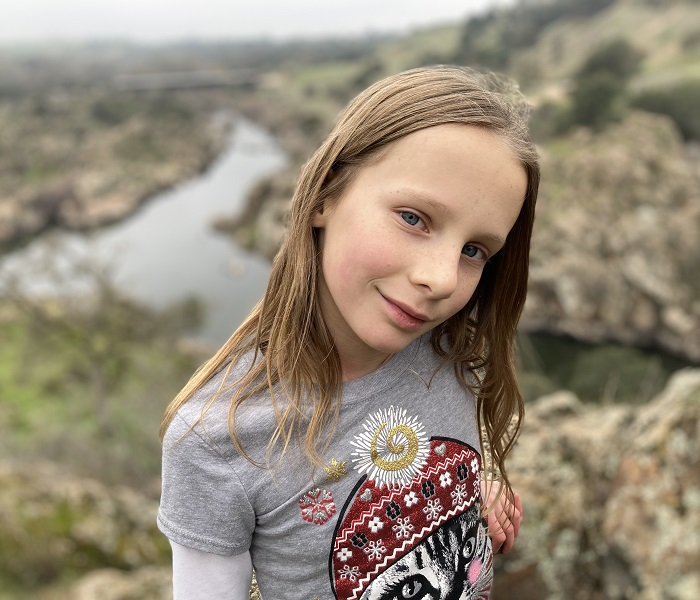
#> input picture Clustering/Image Compression/sample_photos/elizabeth.bmp, 700 x 600 px
$ python kmcsave.py sample_photos/elizabeth.bmp 5
#> lines starting #> are read from the running program, lines starting #| are printed output that depends on the picture

################################################################################
# KMC Image Compression                                                        #
#   Compresses BMP images using KMeans Clustering by downsampling them to      #
#   either 16 colors (high compression) or 256 (low compression) colors. The   #
#   algorithm sets the clutser count `k` to the desired number of colors and   #
#   then uses KMeans to identify the `k` most representative colors. Each      #
#   centroid holds the RBG value of one of the representative colors and the   #
#   image is nothing more than an array with each element holding the index of #
#   on of these colors from the palette.                                       #
#                                                                              #
#   file:   kmcimage.py                                                         #
#   author:                                                        #
#                                                                              #
# Acknowledgements:                                                            #
#   Imad Dabbura - https://medium.com/towards-data-science/                    #
#                  k-means-clustering-algorithm-applications-evaluation-       #
#                  methods-and-drawbacks-aa03e644b48a                          #
################################################################################


################################################################################
#                                   IMPORTS                                    #
################################################################################

import os.path
import zlib
import argparse
import numpy as np
from sklearn.cluster import KMeans
from matplotlib.image import imread
import matplotlib.pyplot as plt


################################################################################
#                                   MODULE                                     #
################################################################################

def convert_to_kmc(image, color_count):
    """ Compresses picture images using KMeans by reducing the total number of
        colors to either 256 colors or 16 colors. The input image should be a
        2D numpy array of RGB pixels arranged width x height. The output will be
        two numpy arrays: the first is a palette of RGB colors and the second
        is a 2D lookup array using the original image dimensions and referencing
        the RGB palette.

        Note: This is a lossy compression algorithm.
    """

    if not isinstance(image, np.ndarray):
        raise ValueError('Error: image must be a numpy array')
    #if color_count != 16 and color_count != 256: # DON'T WORRY, EXACT SAME CODE FOR 16 AND 256
    #    raise ValueError('Error: compression requires 16 or 256 colors, not {}'.format(color_count))

    # Reshape from 2D image of RGB pixels to 1D sequence of RGB pixels
    height, width, depth = image.shape
    image = image.reshape(width * height, depth)

    # IMPLEMENT FUNCTION (SEE IMAD'S ARTICLE OR JUPYTER NOTEBOOK FOR HINTS)
    i = 5

    #Creating the model
    model = KMeans(n_clusters= color_count, n_init=i)
    model.fit(image)

    #Getting Labels and clusters and converting them to the proper format
    labels = model.labels_
    pixels = labels.astype(np.uint8)

    clusters = model.cluster_centers_
    palette = np.round(clusters, 0).astype(np.uint8)

    # Revert back to 2D image but this time it's just a sequence of palette IDs
    pixels = pixels.reshape(height, width)
    return palette, pixels


def save_kmc_image(palette, pixels, filename):

    if not isinstance(pixels, np.ndarray):
        raise ValueError('Error: pixels must be a numpy array')
    if not isinstance(palette, np.ndarray):
        raise ValueError('Error: palette must be a numpy array')

    # IMPLEMENT FUNCTION (ASK PROF TALLMAN FOR HINTS)

    header = 'KMC4'.encode("utf8")
    height, width = pixels.shape
    height = height.to_bytes(2, 'big')
    width = width.to_bytes(2, 'big')

    image = zlib.compress(bytes(pixels))
    frame = open(filename, 'wb')
    frame.write(header)
    frame.write(height)
    frame.write(width)
    frame.write(bytes(palette))
    frame.write(image)
    frame.close()

    return None


################################################################################
#                               MAIN PROGRAM                                   #
################################################################################

if __name__ == '__main__':

    # Handle command line arguments... automatically print help message on error
    parser = argparse.ArgumentParser(description='Compress images with the KMeans Clustering format')
    parser.add_argument('filename', type=str, help='name of a valid PNG, BMP or JPEG image file')
    parser.add_argument('colorCount', type=int, help='number of desired colors on palette')
    args = parser.parse_args()
    if not os.path.exists(args.filename) or not os.path.isfile(args.filename):
        print('Error: "{}" is not a valid file'.format(args.filename))
        exit()

    # Force 16-color compression (256 colors not required for this assignment)
    src_filename = args.filename
    dst_filename = '{}.km4'.format(src_filename)
    color_count = args.colorCount
    raw_image = imread(src_filename)
#> raw_image is the input picture: shape (600, 700, 3); mean R, G, B 149.5, 137.8, 120.5

    # Compress and save the image
    palette, pixels = convert_to_kmc(raw_image, color_count)
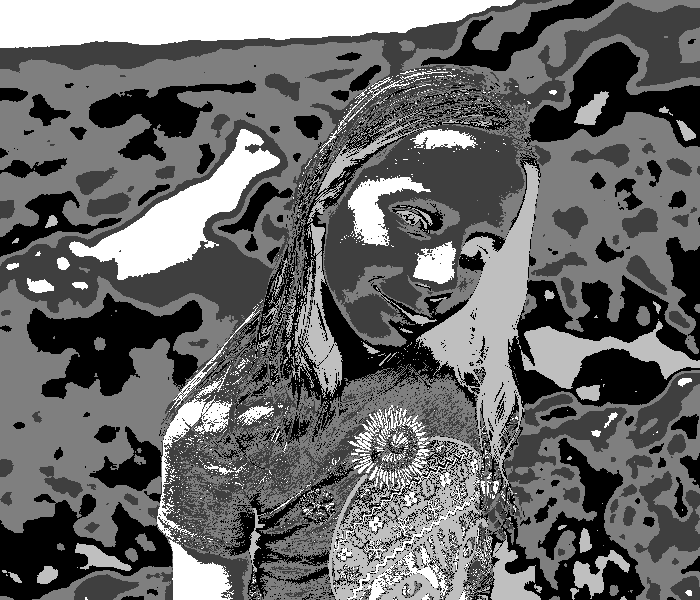
#> pixels: shape (600, 700); min 0, max 4, mean 1.63; drawn with min black and max white
#> palette = [[111, 100, 80], [190, 174, 157], [149, 139, 118], [59, 40, 29], [228, 223, 218]]
    save_kmc_image(palette, pixels, dst_filename)

    # Output the results
    original_size = os.path.getsize(src_filename)
    compressed_size = os.path.getsize(dst_filename)
    print('  Original Size: {:>11,} bytes'.format(original_size))
    print('Compressed Size: {:>11,} bytes'.format(compressed_size))

    # Demo Purposes: show the before/after images
    # Expands the pixel array from cluster IDs to RGB values
    # Each element is the result of looking up the [R, G, B] value
    height, width = pixels.shape
#> height = 600; width = 700
    pixels = pixels.reshape(width * height)
    kmc_image = palette[pixels] # crux of regenerating image and a numpy trick
    kmc_image = kmc_image.reshape(height, width, 3)
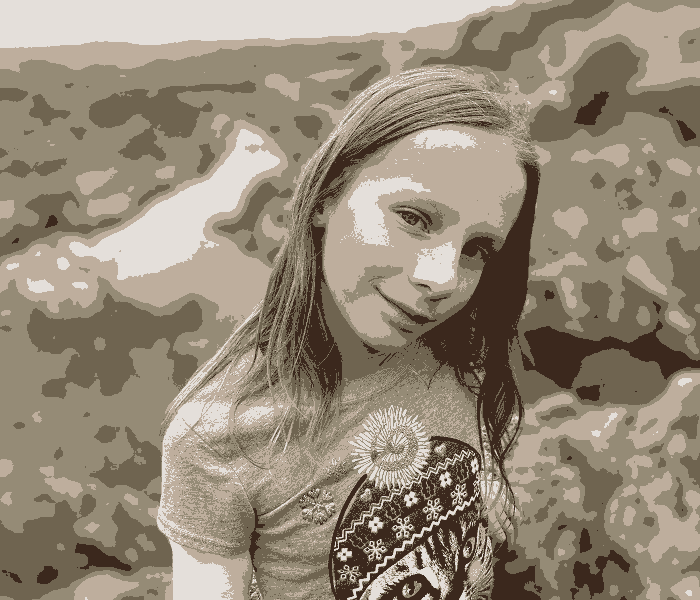
#> kmc_image: shape (600, 700, 3); mean of channels 0, 1, 2 149.6, 137.8, 120.5; drawn as R, G, B
    fig, ax = plt.subplots(1, 2)
    ax[0].set_title('Original Image')
    ax[0].imshow(raw_image)
    ax[0].axis('off')
    ax[1].set_title('KMC Compressed Image')
    ax[1].imshow(kmc_image)
    ax[1].axis('off')
    plt.tight_layout()

    plt.show()
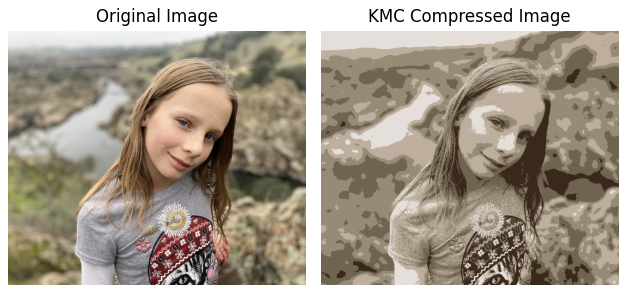
#> figure drawn by matplotlib, 2 panels

################################################################################
#                               END OF PROGRAM                                 #
################################################################################
